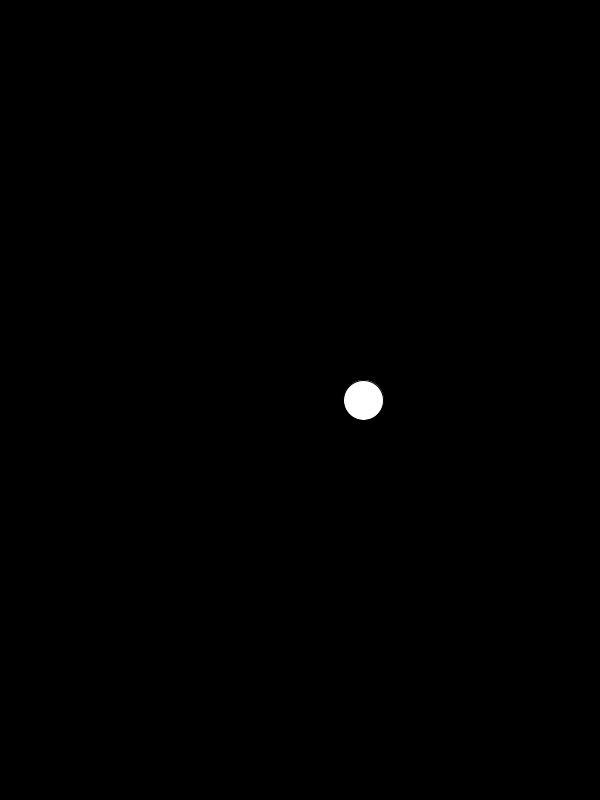
Frame 1 (no input)
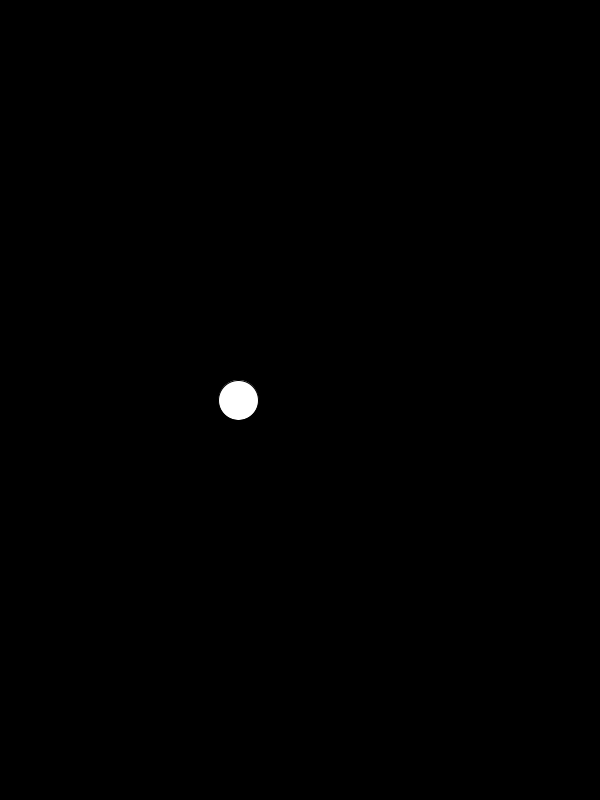
Frame 60 (the mouse pressed at the canvas centre just before this capture)
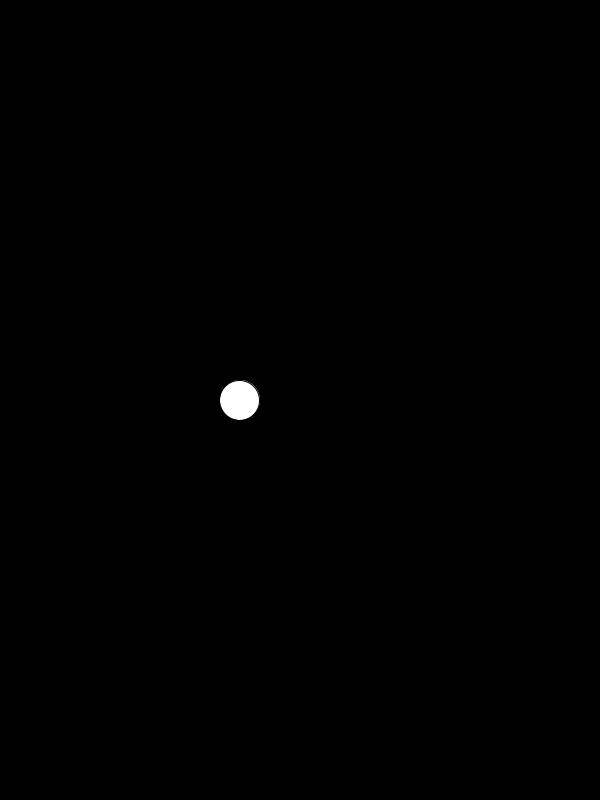
Frame 120 (the mouse held since frame 60 and released just before this capture)

The Processing sketch that drew these frames (run headless with seeded random() and noise(); from frame 60 on, the mouse is pressed at the canvas centre):

// Processing sketch: perlin
// ── perlin.pde

float t = 0;

void setup() {
 size(600,800);
 //frameRate(10);
}

void draw() {
  background(0);
  fill(255);
  
  // seeded at initialization and then sampled through time/space
  float x = noise(t);
  x = map(x,0,1,0,width);
  ellipse(x,height/2,40,40);
  t = t + 0.01;
}
